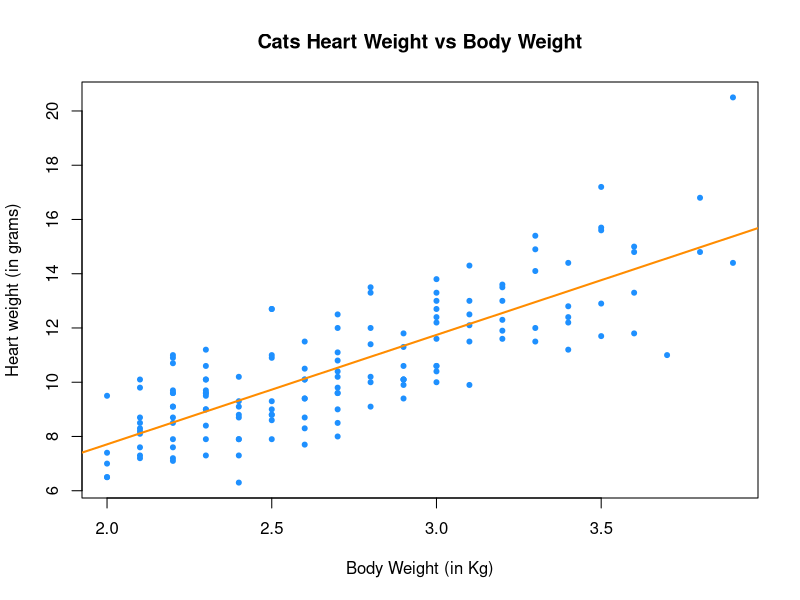

Write the R code that produced this figure. (Note: this script raises an error after producing the figure.)
#Homework 2


library(MASS)


#model = lm(response ~ predictor, data = dataset)
#model = lm(yvalues ~ xvalues, data = dataset)


?cats
# cats were all adults over 2 kg
View(cats)
#includes Sex = F or M, BWT = body weight = kg, Hwt = heart weight in g
# note that body weight is in kg, and heart weight is in g

cats$Sex = NULL
?cats
cat_model = lm(Hwt ~ Bwt, data = cats)
summary(cat_model)
View(cats)

range(cats$Bwt)

coef(cat_model)






## manually calculating beta_0_hat and beta_1_hat
x = cats$Bwt
y = cats$Hwt
Sxy = sum((x - mean(x))*(y - mean(y)))
Sxx = sum((x - mean(x))^ 2)
Syy = sum((y - mean(y))^ 2)
(beta_1_hat = Sxy/Sxx)
beta_0_hat = mean(y) - (beta_1_hat * mean(x))
######################################################


plot(Hwt ~ Bwt, data = cats,
     xlab = "Body Weight (in Kg)",
     ylab = "Heart weight (in grams)",
     main = "Cats Heart Weight vs Body Weight",
     pch  = 20,
     cex  = 1,
     col  = "dodgerblue")

abline(cat_model$coefficients["(Intercept)"], cat_model$coefficients["Bwt"], col = "darkorange", lwd = 2)


#1.f
x = cats$Bwt
y = cats$Hwt

Sxy = sum((x - mean(x))*(y - mean(y)))
Sxx = sum((x - mean(x))^ 2)
Syy = sum((y - mean(y))^ 2)

beta_1_hat = Sxy/Sxx
beta_0_hat = mean(y) - (beta_1_hat * mean(x))
y_hat = beta_0_hat + beta_1_hat * x

SST = sum((y - mean(y))^2)
SSReg = sum((y_hat - mean(y))^2)

R2 = SSReg / SST

#1.f

x = cats$Bwt
y = cats$Hwt

Sxy = sum((cats$Bwt - mean(cats$Bwt))*(cats$Hwt - mean(cats$Hwt)))
Sxx = sum((cats$Bwt - mean(cats$Bwt))^ 2)
Syy = sum((cats$Hwt - mean(cats$Hwt))^ 2)

beta_1_hat = Sxy/Sxx
beta_0_hat = mean(y) - (beta_1_hat * mean(cats$Bwt))
y_hat = beta_0_hat + beta_1_hat * x

SST = sum((y - mean(y))^2)
SSReg = sum((y_hat - mean(y))^2)

R2 = SSReg / SST

R2


if (x > y){
  z = x + y
  print("x is larger than y")
} else{
  z = x + 5 * y
  print("x is les than y")
}

#not sure if it should be the standard deviation of the residuals, or the 
#square root of se^2
get_sd_est = function(model_resid, mle = false){
  if (mle == false){
    s_e = sqrt( sum( model_resid^2)/(length(model_resid) - 2))
  } else{
    sigma_hat = sqrt( (sum(model_resid ^ 2)/length(model_resid)) )
  }
}

##Exercise 3


#3a)
birthday = 19810803
set.seed(birthday)
x = runif(n = 50, 0, 10)

num_obs = 50
beta_0 = -4
beta_1 = 2
sigma = sqrt(6.25)
sigma = 2.5

n = length(x)
epsilon = rnorm(n, mean = 0, sd = 2.5)
epsilon

sim_slr = function(x, beta_0, beta_1, sigma) {
  n = length(x)
  epsilon = rnorm(n, mean = 0, sd = sigma)
  y = beta_0 + beta_1 * x + epsilon
  data.frame(predictor = x, response = y)
}

sim_data = sim_slr(x, beta_0, beta_1, sigma)

sim_fit = lm(sim_data$response ~ sim_data$predictor)

coef(sim_fit)[2]

summary(sim_fit)

coef(sim_fit)
plot(sim_data$response, sim_data$predictor, 
     xlab = "predictor",
     ylab = "response",
     main = "Response vs Predictor for simulated data given /n beta_0 = -4, beta_1 = 2, sigma = 2.5",
     pch  = 20,
     cex  = 2,
     col  = "grey")


names(sim_data)

#3b)

sim_model = lm(response ~ predictor, data = sim_data)
coef(sim_model)

#beta_0_hat = -4.767234     beta_1_hat =       2.01557

summary(sim_fit)$r.squared

#They are pretty close to what I had expected.  The value of R^2 being 0.8300166  shows that the
#proportion of ariation in teh response value is explained in the linear linear relation with the 
#predictor variable being pretty good, recall an R^2 value of 1 means no error.


#i didn't use the stuff below
summary(sim_model)$r.squared
epsilon = rnorm(n = num_obs, mean = 0, sd = sigma)
y = beta_0 + beta_1 * x + epsilon
sim_fit = lm(y ~ x)
coef(sim_fit)
plot(y ~ x)
abline(sim_fit)


#c) Plot the simulated dat

plot(response ~ predictor, data = sim_data,
     xlab = "Simulated Predictor Variable",
     ylab = "Simulated Response Variable",
     main = "Simulated Regression Data",
     pch  = 20,
     cex  = 2,
     col  = "grey")
abline(sim_fit, lwd = 3, lty = 1, col = "darkorange")
abline(beta_0, beta_1, lwd = 3, lty = 2, col = "dodgerblue")
legend("topright", c("Estimate", "Truth"), lty = c(1, 2), lwd = 2,
       col = c("darkorange", "dodgerblue"))

sim_fit
sim_data

#function to run 2000 observations with a predefined set of x values 50 of them, 
#generating new 50 y values 2000 times




beta_0 = -4
beta_1 = 2
sigma = sqrt(6.25)

beta_hat_1 = rep(0, 2000)

for (i in 1:2000){
  n = length(x)
  epsilon = rnorm(n, mean = 0, sd = sigma)
  y = beta_0 + beta_1 * x + epsilon
  sim_data = data.frame(predictor = x, response = y)
  sim_model = lm(response ~ predictor, data = sim_data)
  beta_hat_1[i] = coef(sim_model)[2]
}




sim_beta_hat = function(x, beta_0, beta_1, sigma) {
    beta_hat_1 = rep(0, 2000)
    n = length(x)
    for (i in 1:2000){
    epsilon = rnorm(n, mean = 0, sd = sigma)
    y = beta_0 + beta_1 * x + epsilon
    sim_data = data.frame(predictor = x, response = y)
    sim_model = lm(response ~ predictor, data = sim_data)
    beta_hat_1[i] = coef(sim_model)[2]
  }
  
  return(beta_hat_1)
}

beta_hat_1 = sim_beta_hat(x, beta_0, beta_1, sigma)


# part e
mean(beta_hat_1) # 2.000666

sd(beta_hat_1) # 0.1241644, 0.1233576

#The mean looks familliar

#Exercise 4 (Be a skeptic)
#x will be a vector holding 25 random generated numbers from 0-10, for these random x values
#an observation will be done 1500 time
#Fit the SLR model and store beta_hat_1 noting that beta_hat itself is 0

birthday = 19810803
set.seed(birthday)
x = runif(n = 25, 0, 10)
sigma = 1
beta_0 = 10
beta_1 = 0

sim_beta_hat_1 = function(x, beta_0, beta_1, sigma) {
  beta_hat_1 = rep(0, 1500)
  n = length(x)
  for (i in 1:1500){
    epsilon = rnorm(n, mean = 0, sd = sigma)
    y = beta_0 + beta_1 * x + epsilon
    sim_data = data.frame(predictor = x, response = y)
    sim_model = lm(response ~ predictor, data = sim_data)
    beta_hat_1[i] = coef(sim_model)[2]
  }
  
  return(beta_hat_1)
}

beta_hat_1 = sim_beta_hat_1(x, beta_0, beta_1, sigma)

length(beta_hat_1)
range(beta_hat_1)

#b) Plot a historigram of beta_hat_1
#Comment on the shape
#The shape of the histogram follows a normal distribution.  

#Looking at the histogram, you can see that roughly 400 observations were within the
#range of 0-0.05 and 400 obserations were within the range of 0 to -0.05 which 800/1200 is ~67 percent, 
#this would mean that 1 standard deviation for the balue of beta_hat_1 would be .05
  

hist(beta_hat_1,
     xlab = "Beta_hat_1",
     main = "Histogram of $\\hat\\beta$ Values \n over 1500 Observations",
     #breaks = 12, 
     col = "darkorange",
     border = "dodgerblue")

#c) Import the data from skeptic.csv and fit a SLR model
# extract the fitted coeffienct for beta_1

library(readr)
skeptic = read_csv("skeptic.csv")
sim_model_skeptic = lm(response ~ predictor, data = skeptic)

summary(sim_model_skeptic)


coef(sim_model_skeptic)

#The fitted coeffienct for Beta_1_hat = .154081

#d) Re-plot the histogram from(b), Now add a vertical line at the value of Beta_1_hat from part c)

hist(beta_hat_1,
     xlab = "Beta_hat_1",
     main = "Histogram of $\\hat\\beta$ Values \n over 1500 Observations",
     #breaks = 12, 
     col = "darkorange",
     border = "dodgerblue")
abline(v = sim_model_skeptic$coefficients["predictor"], col = "red")

sim_model_skeptic$coefficients["predictor"]

names(summary(sim_model_skeptic))

#Given the equation does not rely on x





#####
#Homework 2 checking
cat_model = lm(Hwt ~ Bwt, data = cats)
summary(cat_model)
#Beta_0_hat = -.3567
#Beta_1_hat = 4.0341

x = cats$Bwt
y = cats$Hwt
sum((x - mean(x)) * (y - mean(y)))/sum((x - mean(x))^2)


birthday = 19810803
set.seed(birthday)
x = runif(n = 50, 0, 10)


#dfnew4 <- diamonds[,c("carat", "depth", "price")]
library(readr)
goalies = read_csv("goalies.csv")

dfMIN = goalies[, c("MIN", "W")]
dfMIN = na.omit(dfMIN)
sim_model_minutes = lm(W ~ MIN, data = dfMIN)
fitted = as.vector(sim_model_minutes$fitted.values)
rmse_MIN = sqrt((1/length(dfMIN$W)) * sum((dfMIN$W - fitted)^2))


dfGAA = goalies[, c("GAA", "W")]
sim_model_GAA = lm(W ~ GAA, data = dfGAA)

dfSO = goalies[ , c("SO", "W")]
sim_model_SO = lm(W ~ SO, data = dfSO)



rmse = function(df) {
  n = length(x)
  epsilon = rnorm(n, mean = 0, sd = sigma)
  y = beta_0 + beta_1 * x + epsilon
  data.frame(predictor = x, response = y)
}

sim_data = sim_slr(x, beta_0, beta_1, sigma)

#calculate RMSE and R^2
